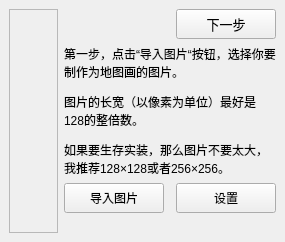
      <widget class="QWidget" name="PageImPic">
       <property name="sizePolicy">
        <sizepolicy hsizetype="Expanding" vsizetype="Expanding">
         <horstretch>0</horstretch>
         <verstretch>0</verstretch>
        </sizepolicy>
       </property>
       <property name="maximumSize">
        <size>
         <width>65536</width>
         <height>65536</height>
        </size>
       </property>
       <property name="autoFillBackground">
        <bool>false</bool>
       </property>
       <property name="styleSheet">
        <string notr="true"/>
       </property>
       <layout class="QHBoxLayout" name="Page1" stretch="11,7">
        <property name="leftMargin">
         <number>9</number>
        </property>
        <property name="topMargin">
         <number>9</number>
        </property>
        <property name="rightMargin">
         <number>9</number>
        </property>
        <property name="bottomMargin">
         <number>9</number>
        </property>
        <item>
         <widget class="AdaptiveLabel" name="ShowRawPic">
          <property name="sizePolicy">
           <sizepolicy hsizetype="Expanding" vsizetype="Expanding">
            <horstretch>0</horstretch>
            <verstretch>0</verstretch>
           </sizepolicy>
          </property>
          <property name="minimumSize">
           <size>
            <width>0</width>
            <height>0</height>
           </size>
          </property>
          <property name="styleSheet">
           <string notr="true">#ShowRawPic{background-image: url(:/new/Pic/Transparent.png);}</string>
          </property>
          <property name="frameShape">
           <enum>QFrame::StyledPanel</enum>
          </property>
          <property name="text">
           <string/>
          </property>
          <property name="pixmap">
           <pixmap>:/new/Pic/BG2.png</pixmap>
          </property>
          <property name="scaledContents">
           <bool>false</bool>
          </property>
          <property name="alignment">
           <set>Qt::AlignCenter</set>
          </property>
         </widget>
        </item>
        <item>
         <layout class="QGridLayout" name="gridLayout" rowstretch="0,0,0,0" rowminimumheight="1,2,1,4">
          <item row="2" column="2">
           <widget class="QPushButton" name="ImportSettings">
            <property name="sizePolicy">
             <sizepolicy hsizetype="Fixed" vsizetype="Minimum">
              <horstretch>0</horstretch>
              <verstretch>0</verstretch>
             </sizepolicy>
            </property>
            <property name="minimumSize">
             <size>
              <width>100</width>
              <height>30</height>
             </size>
            </property>
            <property name="font">
             <font/>
            </property>
            <property name="toolTip">
             <string>透明度相关设置</string>
            </property>
            <property name="text">
             <string>设置</string>
            </property>
           </widget>
          </item>
          <item row="3" column="0" colspan="3">
           <widget class="QLabel" name="IntroPicInfo">
            <property name="sizePolicy">
             <sizepolicy hsizetype="Expanding" vsizetype="Expanding">
              <horstretch>0</horstretch>
              <verstretch>0</verstretch>
             </sizepolicy>
            </property>
            <property name="font">
             <font/>
            </property>
            <property name="text">
             <string/>
            </property>
            <property name="wordWrap">
             <bool>true</bool>
            </property>
           </widget>
          </item>
          <item row="0" column="2">
           <widget class="QPushButton" name="NextPage">
            <property name="enabled">
             <bool>true</bool>
            </property>
            <property name="sizePolicy">
             <sizepolicy hsizetype="Fixed" vsizetype="Fixed">
              <horstretch>0</horstretch>
              <verstretch>0</verstretch>
             </sizepolicy>
            </property>
            <property name="minimumSize">
             <size>
              <width>100</width>
              <height>30</height>
             </size>
            </property>
            <property name="maximumSize">
             <size>
              <width>100</width>
              <height>30</height>
             </size>
            </property>
            <property name="sizeIncrement">
             <size>
              <width>5</width>
              <height>2</height>
             </size>
            </property>
            <property name="font">
             <font>
              <pointsize>10</pointsize>
             </font>
            </property>
            <property name="text">
             <string>下一步</string>
            </property>
           </widget>
          </item>
          <item row="1" column="0" colspan="3">
           <widget class="QLabel" name="label_6">
            <property name="sizePolicy">
             <sizepolicy hsizetype="Expanding" vsizetype="Expanding">
              <horstretch>0</horstretch>
              <verstretch>0</verstretch>
             </sizepolicy>
            </property>
            <property name="font">
             <font/>
            </property>
            <property name="text">
             <string>&lt;html&gt;&lt;head/&gt;&lt;body&gt;&lt;p&gt;第一步，点击“导入图片“按钮，选择你要制作为地图画的图片。&lt;/p&gt;&lt;p&gt;图片的长宽（以像素为单位）最好是128的整倍数。&lt;/p&gt;&lt;p&gt;如果要生存实装，那么图片不要太大，我推荐128×128或者256×256。&lt;/p&gt;&lt;/body&gt;&lt;/html&gt;</string>
            </property>
            <property name="textFormat">
             <enum>Qt::AutoText</enum>
            </property>
            <property name="wordWrap">
             <bool>true</bool>
            </property>
           </widget>
          </item>
          <item row="2" column="0">
           <widget class="QPushButton" name="ImportPic">
            <property name="sizePolicy">
             <sizepolicy hsizetype="Fixed" vsizetype="Minimum">
              <horstretch>0</horstretch>
              <verstretch>0</verstretch>
             </sizepolicy>
            </property>
            <property name="minimumSize">
             <size>
              <width>100</width>
              <height>30</height>
             </size>
            </property>
            <property name="sizeIncrement">
             <size>
              <width>5</width>
              <height>2</height>
             </size>
            </property>
            <property name="font">
             <font>
              <pointsize>9</pointsize>
             </font>
            </property>
            <property name="layoutDirection">
             <enum>Qt::LeftToRight</enum>
            </property>
            <property name="autoFillBackground">
             <bool>false</bool>
            </property>
            <property name="text">
             <string>导入图片</string>
            </property>
           </widget>
          </item>
          <item row="2" column="1">
           <spacer name="horizontalSpacer_64">
            <property name="orientation">
             <enum>Qt::Horizontal</enum>
            </property>
            <property name="sizeHint" stdset="0">
             <size>
              <width>40</width>
              <height>20</height>
             </size>
            </property>
           </spacer>
          </item>
         </layout>
        </item>
       </layout>
      </widget>
